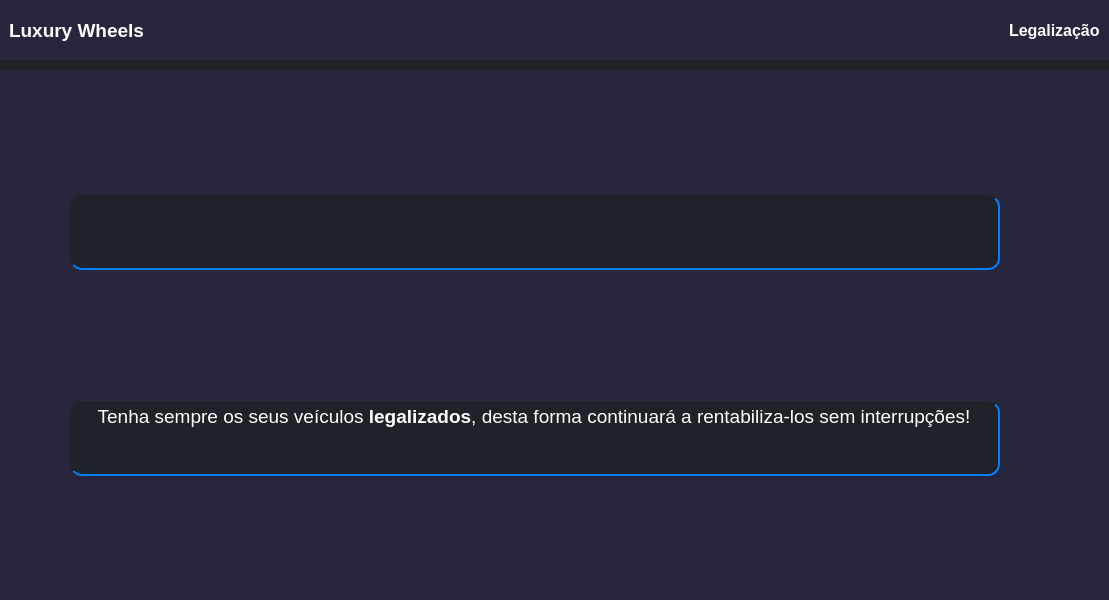
<?xml version="1.0" encoding="UTF-8"?>
<ui version="4.0">
 <class>LegalizacaoDialog</class>
 <widget class="QDialog" name="LegalizacaoDialog">
  <property name="geometry">
   <rect>
    <x>0</x>
    <y>0</y>
    <width>1109</width>
    <height>600</height>
   </rect>
  </property>
  <property name="windowTitle">
   <string>Dialog</string>
  </property>
  <property name="styleSheet">
   <string notr="true">*{
	border:none;
	background:transparent;
	background-color: transparent;
	padding: 0;
	color:#FFF;
}
#LegalizacaoDialog, #textBrowser,#textBrowser_2{
	background-color: #1f2329;
}
#header, #body{
	background-color: #27263c;
	padding:-1
}
#textBrowser,#textBrowser_2{
	border-radius:12px;
	border-bottom: 2px solid #0080FF;
	border-right:2px solid #0080FF;
	margin-left: 70px
}</string>
  </property>
  <widget class="QWidget" name="body" native="true">
   <property name="geometry">
    <rect>
     <x>0</x>
     <y>70</y>
     <width>1110</width>
     <height>533</height>
    </rect>
   </property>
   <property name="minimumSize">
    <size>
     <width>1110</width>
     <height>533</height>
    </size>
   </property>
   <property name="maximumSize">
    <size>
     <width>16777215</width>
     <height>515</height>
    </size>
   </property>
   <layout class="QVBoxLayout" name="verticalLayout">
    <item>
     <widget class="QTextBrowser" name="textBrowser">
      <property name="maximumSize">
       <size>
        <width>1000</width>
        <height>75</height>
       </size>
      </property>
      <property name="font">
       <font>
        <family>Tahoma</family>
        <pointsize>14</pointsize>
        <bold>true</bold>
       </font>
      </property>
      <property name="html">
       <string>&lt;!DOCTYPE HTML PUBLIC &quot;-//W3C//DTD HTML 4.0//EN&quot; &quot;http://www.w3.org/TR/REC-html40/strict.dtd&quot;&gt;
&lt;html&gt;&lt;head&gt;&lt;meta name=&quot;qrichtext&quot; content=&quot;1&quot; /&gt;&lt;meta charset=&quot;utf-8&quot; /&gt;&lt;style type=&quot;text/css&quot;&gt;
p, li { white-space: pre-wrap; }
hr { height: 1px; border-width: 0; }
li.unchecked::marker { content: &quot;\2610&quot;; }
li.checked::marker { content: &quot;\2612&quot;; }
&lt;/style&gt;&lt;/head&gt;&lt;body style=&quot; font-family:'Tahoma'; font-size:14pt; font-weight:700; font-style:normal;&quot;&gt;
&lt;p align=&quot;center&quot; style=&quot;-qt-paragraph-type:empty; margin-top:0px; margin-bottom:0px; margin-left:0px; margin-right:0px; -qt-block-indent:0; text-indent:0px;&quot;&gt;&lt;br /&gt;&lt;/p&gt;&lt;/body&gt;&lt;/html&gt;</string>
      </property>
     </widget>
    </item>
    <item>
     <widget class="QTextBrowser" name="textBrowser_2">
      <property name="maximumSize">
       <size>
        <width>1000</width>
        <height>75</height>
       </size>
      </property>
      <property name="font">
       <font>
        <family>Tahoma</family>
        <pointsize>14</pointsize>
        <bold>true</bold>
       </font>
      </property>
      <property name="html">
       <string>&lt;!DOCTYPE HTML PUBLIC &quot;-//W3C//DTD HTML 4.0//EN&quot; &quot;http://www.w3.org/TR/REC-html40/strict.dtd&quot;&gt;
&lt;html&gt;&lt;head&gt;&lt;meta name=&quot;qrichtext&quot; content=&quot;1&quot; /&gt;&lt;meta charset=&quot;utf-8&quot; /&gt;&lt;style type=&quot;text/css&quot;&gt;
p, li { white-space: pre-wrap; }
hr { height: 1px; border-width: 0; }
li.unchecked::marker { content: &quot;\2610&quot;; }
li.checked::marker { content: &quot;\2612&quot;; }
&lt;/style&gt;&lt;/head&gt;&lt;body style=&quot; font-family:'Tahoma'; font-size:14pt; font-weight:700; font-style:normal;&quot;&gt;
&lt;p align=&quot;center&quot; style=&quot; margin-top:0px; margin-bottom:0px; margin-left:0px; margin-right:0px; -qt-block-indent:0; text-indent:0px;&quot;&gt;&lt;span style=&quot; font-family:'Segoe UI'; font-weight:400;&quot;&gt;Tenha sempre os seus veículos&lt;/span&gt;&lt;span style=&quot; font-family:'Segoe UI';&quot;&gt; legalizados&lt;/span&gt;&lt;span style=&quot; font-family:'Segoe UI'; font-weight:400;&quot;&gt;, desta forma continuará a rentabiliza-los sem interrupções!&lt;/span&gt;&lt;/p&gt;&lt;/body&gt;&lt;/html&gt;</string>
      </property>
     </widget>
    </item>
   </layout>
  </widget>
  <widget class="QWidget" name="header" native="true">
   <property name="geometry">
    <rect>
     <x>0</x>
     <y>0</y>
     <width>1109</width>
     <height>60</height>
    </rect>
   </property>
   <property name="minimumSize">
    <size>
     <width>1109</width>
     <height>60</height>
    </size>
   </property>
   <property name="maximumSize">
    <size>
     <width>16777215</width>
     <height>50</height>
    </size>
   </property>
   <layout class="QHBoxLayout" name="horizontalLayout">
    <item>
     <widget class="QFrame" name="frame">
      <property name="frameShape">
       <enum>QFrame::StyledPanel</enum>
      </property>
      <property name="frameShadow">
       <enum>QFrame::Raised</enum>
      </property>
      <layout class="QVBoxLayout" name="verticalLayout_2">
       <item>
        <widget class="QLabel" name="LuxuyLabel">
         <property name="font">
          <font>
           <family>Tahoma</family>
           <pointsize>14</pointsize>
           <bold>true</bold>
          </font>
         </property>
         <property name="text">
          <string>Luxury Wheels</string>
         </property>
        </widget>
       </item>
      </layout>
     </widget>
    </item>
    <item>
     <widget class="QFrame" name="frame_2">
      <property name="frameShape">
       <enum>QFrame::StyledPanel</enum>
      </property>
      <property name="frameShadow">
       <enum>QFrame::Raised</enum>
      </property>
      <layout class="QVBoxLayout" name="verticalLayout_3">
       <item alignment="Qt::AlignRight">
        <widget class="QLabel" name="label_2">
         <property name="font">
          <font>
           <family>Tahoma</family>
           <pointsize>12</pointsize>
           <bold>true</bold>
          </font>
         </property>
         <property name="text">
          <string>Legalização</string>
         </property>
        </widget>
       </item>
      </layout>
     </widget>
    </item>
   </layout>
  </widget>
 </widget>
 <resources/>
 <connections/>
</ui>
